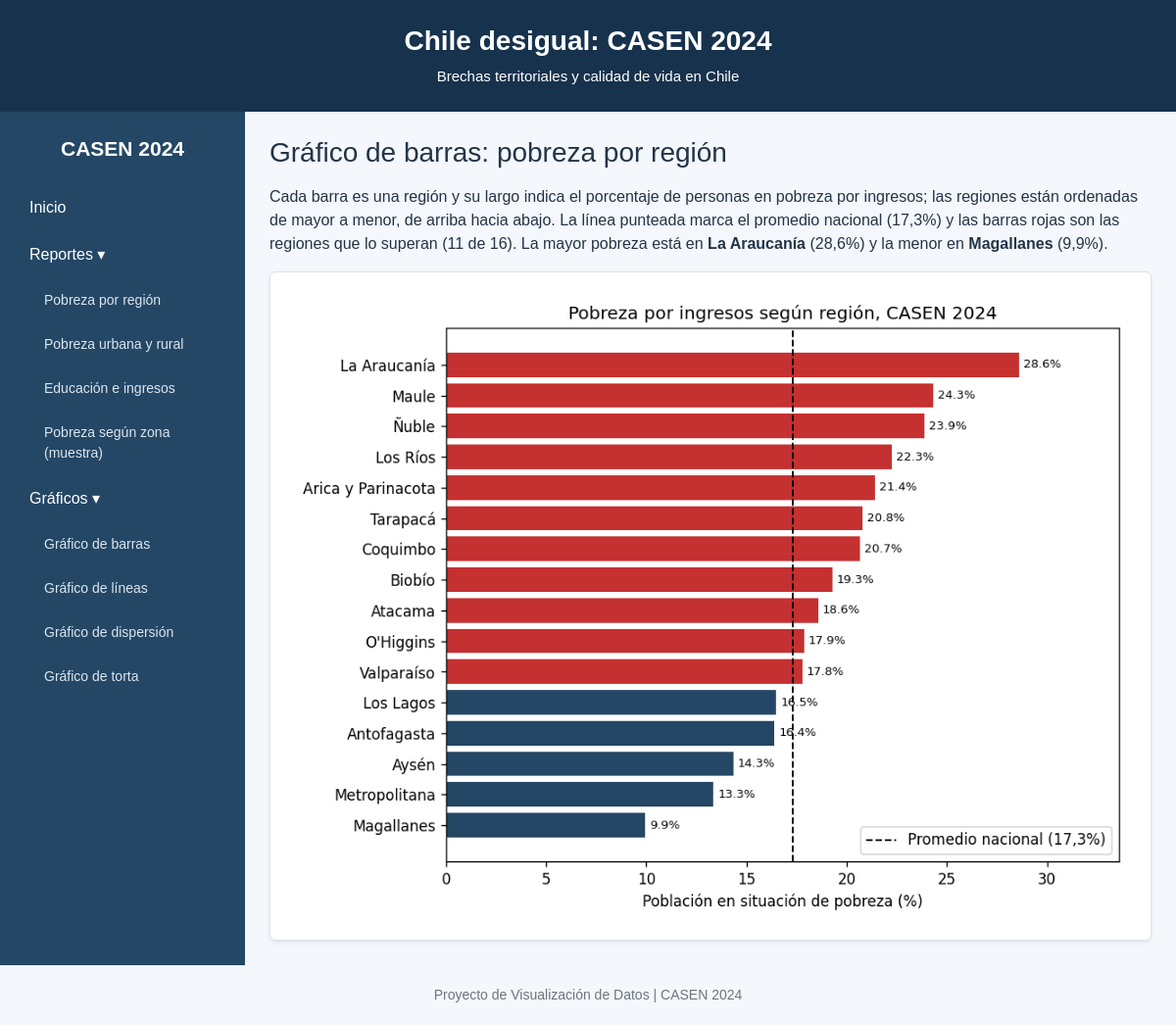
Screenshot of /graficos/barras/ with the database file from the repository.
### analisis/models.py (models this page shows, shortened)
class ResumenNacional(models.Model):
    poblacion = models.BigIntegerField("Población estimada")
    registros = models.IntegerField("Registros de la encuesta")
    gini = models.FloatField("Índice de Gini")
    pobreza_ingresos = models.FloatField("Pobreza por ingresos (%)")
    pobreza_extrema = models.FloatField("Pobreza extrema (%)")
    pobreza_multidimensional = models.FloatField("Pobreza multidimensional (%)")
    ingreso_mediano = models.IntegerField("Ingreso per cápita mediano ($)")
    escolaridad_adultos = models.FloatField("Escolaridad de adultos (años)")
    class Meta:
        verbose_name = "resumen nacional"
        verbose_name_plural = "resumen nacional"

class IndicadoresBase(models.Model):
    poblacion = models.BigIntegerField("Población estimada")
    pobreza_ingresos = models.FloatField("Pobreza por ingresos (%)")
    pobreza_extrema = models.FloatField("Pobreza extrema (%)")
    pobreza_multidimensional = models.FloatField("Pobreza multidimensional (%)")
    ingreso_mediano = models.IntegerField("Ingreso per cápita mediano ($)")
    escolaridad_adultos = models.FloatField("Escolaridad de adultos (años)")
    class Meta:
        abstract = True

class IndicadorRegion(IndicadoresBase):
    orden = models.PositiveSmallIntegerField("Orden norte-sur")
    nombre = models.CharField("Región", max_length=40)
    class Meta:
        ordering = ["orden"]
        verbose_name = "indicador por región"
        verbose_name_plural = "indicadores por región"

### analisis/views.py (the view)
# urls.py: path("graficos/barras/", views.grafico_barras, name="grafico_barras"),
def grafico_barras(request):
    regiones = sorted(IndicadorRegion.objects.all(),
                      key=lambda r: r.pobreza_ingresos)
    nacional = ResumenNacional.objects.first()
    nombres = [r.nombre for r in regiones]
    tasas = [r.pobreza_ingresos for r in regiones]
    colores = [ROJO if t > nacional.pobreza_ingresos else AZUL for t in tasas]
    figura, eje = plt.subplots(figsize=(8, 6))
    barras = eje.barh(nombres, tasas, color=colores)
    eje.axvline(nacional.pobreza_ingresos, color="black", linestyle="--",
                linewidth=1.2,
                label=f"Promedio nacional ({nacional.pobreza_ingresos:.1f}%)".replace(".", ","))
    eje.bar_label(barras, fmt="%.1f%%", padding=3, fontsize=8)
    eje.set_title("Pobreza por ingresos según región, CASEN 2024")
    eje.set_xlabel("Población en situación de pobreza (%)")
    eje.set_xlim(0, max(tasas) + 5)
    eje.legend(loc="lower right")
    figura.tight_layout()
    contexto = {
        "grafico": figura_a_base64(figura),
        "mayor": regiones[-1],
        "menor": regiones[0],
        "nacional": nacional,
        "sobre_promedio": sum(1 for t in tasas if t > nacional.pobreza_ingresos),
    }
    return render(request, "analisis/grafico_barras.html", contexto)

### analisis/views.py (called while the page is built)
def figura_a_base64(figura):
    buffer = BytesIO()
    figura.savefig(buffer, format="png", dpi=120)
    plt.close(figura)
    buffer.seek(0)
    grafico = base64.b64encode(buffer.getvalue()).decode("utf-8")
    buffer.close()
    return grafico

### analisis/templates/analisis/grafico_barras.html (shortened to what this page needs)
{% extends 'analisis/base.html' %}
{% block contenido %}
<h2 class="h3 mb-3">Gráfico de barras: pobreza por región</h2>
<p>
  Cada barra es una región y su largo indica el porcentaje de personas en
  pobreza por ingresos; las regiones están ordenadas de mayor a menor, de arriba hacia abajo. La
  línea punteada marca el promedio nacional ({{ nacional.pobreza_ingresos|floatformat:1 }}%)
  y las barras rojas son las regiones que lo superan ({{ sobre_promedio }} de 16).
  La mayor pobreza está en <strong>{{ mayor.nombre }}</strong>
  ({{ mayor.pobreza_ingresos|floatformat:1 }}%) y la menor en
  <strong>{{ menor.nombre }}</strong> ({{ menor.pobreza_ingresos|floatformat:1 }}%).
</p>
<div class="card shadow-sm">
  <div class="card-body text-center">
    <img class="img-fluid rounded"
         alt="Pobreza por ingresos según región">
  </div>
</div>
{% endblock %}

### analisis/templates/analisis/base.html (style rules this page uses)
html, body { margin: 0; padding: 0; min-height: 100%; }
body { background-color: #f4f7fb; color: #243447; font-family: Arial, sans-serif; }
h2 { color: #17324d; }
.card { border-radius: 6px; border: 1px solid #dee2e6; }

### rows the page displays
ResumenNacional: pobreza_ingresos "17,3"
IndicadorRegion: nombre "La Araucanía", pobreza_ingresos "28,6"
IndicadorRegion: nombre "Magallanes", pobreza_ingresos "9,9"

### other values shown
{{ sobre_promedio }} "11"
